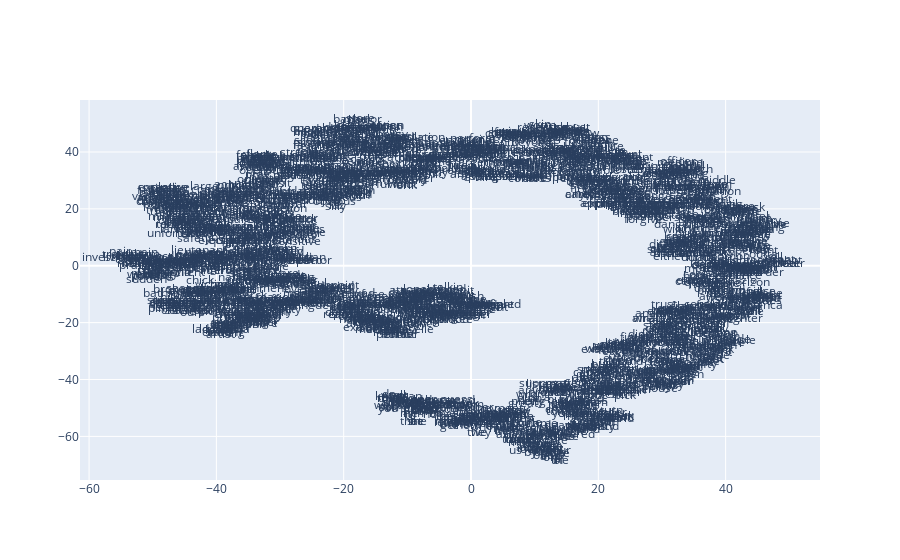

The cell this chart's notebook holds for it:
### Markdown cell above
The documentation for gensim provided a really nice example on visualizing embedded words by reducing the dimensionality of the words to 2 dimensions using tSNE.

### Code cell
# Visualizing word embeddings via plotly and matplotlib and the TSNE algorithm
from sklearn.decomposition import IncrementalPCA    # inital reduction
from sklearn.manifold import TSNE                   # final reduction
import numpy as np                                  # array handling

def reduce_dimensions(model):
    num_dimensions = 2  # final num dimensions (2D, 3D, etc)

    # extract the words & their vectors, as numpy arrays
    vectors = np.asarray(model.wv.vectors)
    labels = np.asarray(model.wv.index_to_key)  # fixed-width numpy strings

    # reduce using t-SNE
    tsne = TSNE(n_components=num_dimensions, random_state=0)
    vectors = tsne.fit_transform(vectors)

    x_vals = [v[0] for v in vectors]
    y_vals = [v[1] for v in vectors]
    return x_vals, y_vals, labels

x_vals, y_vals, labels = reduce_dimensions(word2vec_model)

def plot_with_plotly(x_vals, y_vals, labels, plot_in_notebook=True):
    from plotly.offline import init_notebook_mode, iplot, plot
    import plotly.graph_objs as go

    trace = go.Scatter(x=x_vals, y=y_vals, mode='text', text=labels)
    data = [trace]

    if plot_in_notebook:
        init_notebook_mode(connected=True)
        iplot(data, filename='word-embedding-plot')
    else:
        plot(data, filename='word-embedding-plot.html')

def plot_with_matplotlib(x_vals, y_vals, labels):
    import matplotlib.pyplot as plt
    import random

    random.seed(0)

    plt.figure(figsize=(12, 12))
    plt.scatter(x_vals, y_vals)

    #
    # Label randomly subsampled 25 data points
    #
    indices = list(range(len(labels)))
    selected_indices = random.sample(indices, 25)
    for i in selected_indices:
        plt.annotate(labels[i], (x_vals[i], y_vals[i]))

try:
    get_ipython()
except Exception:
    plot_function = plot_with_matplotlib
else:
    plot_function = plot_with_plotly

print('This is a plot for word2vec_model')
plot_function(x_vals, y_vals, labels)

### Figure 1 — Plotly figure (JSON) as saved in the notebook; plotly's stock layout.template omitted (floating-point values rounded to 4 significant figures; data arrays with more than 128 entries replaced by an {"elided": "..."} marker saying what was removed)
{"data": [{"mode": "text", "text": {"elided": "2186 str values"}, "type": "scatter", "x": {"elided": "2186 float values"}, "y": {"elided": "2186 float values"}}], "layout": {}}
